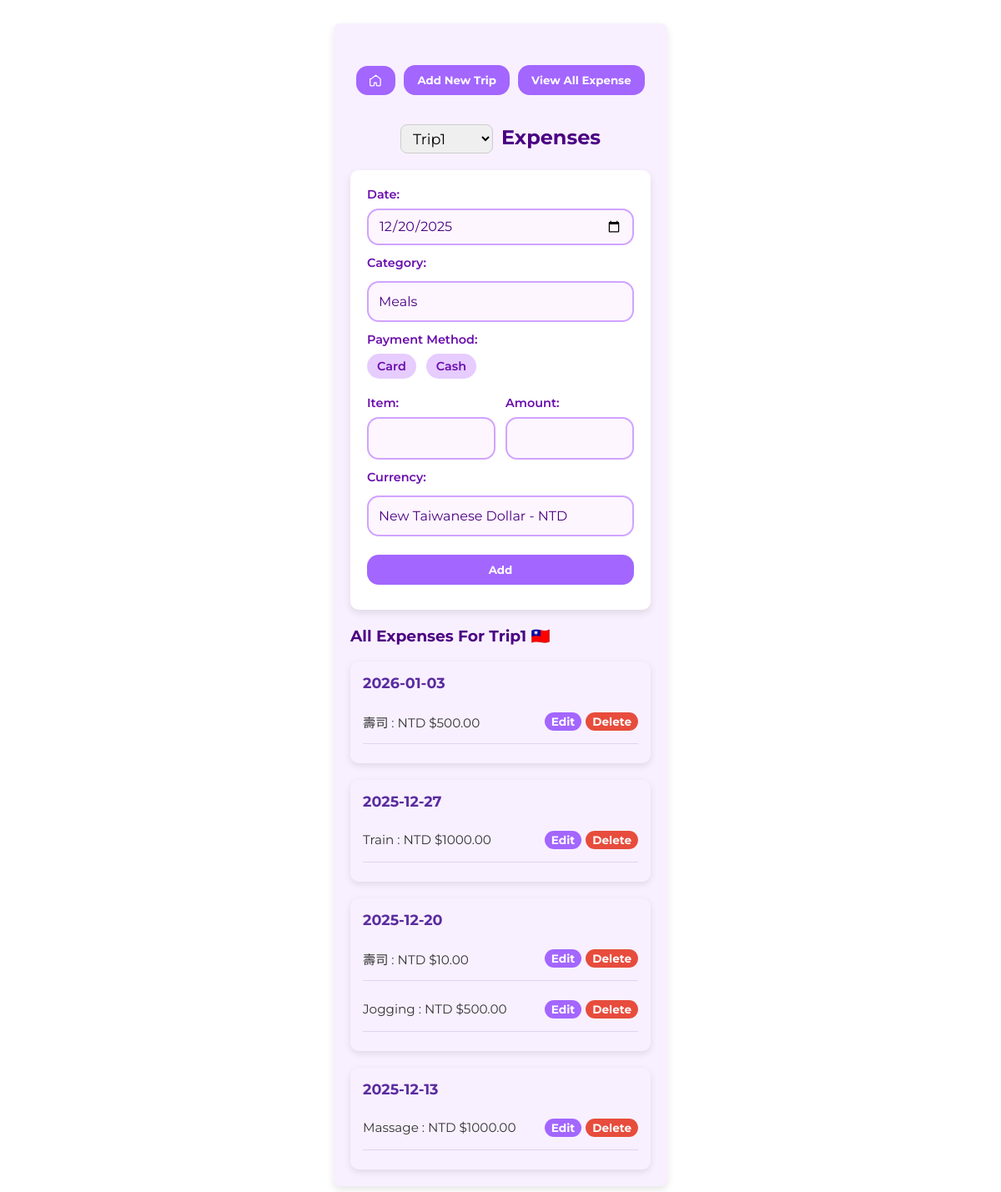
The app's page /newExpense?trip_id=1 (signed in) with its own data.
### tables this page shows
CREATE TABLE trips (
                id INTEGER PRIMARY KEY,
                trip_name TEXT UNIQUE,
                start_date TEXT,
                end_date TEXT,
                
                country_id INTEGER,
                FOREIGN KEY(country_id) REFERENCES countries(id)
            );

CREATE TABLE paymentMethods (
                id INTEGER PRIMARY KEY,
                method_name TEXT UNIQUE
            );

CREATE TABLE expenses (
                     id INTEGER PRIMARY KEY, 
                     purchase_date TEXT,
                     item TEXT, 
                     amount REAL,
                     
                     currency_id INTEGER,
                     method_id INTEGER, 
                     category_id INTEGER,
                     trip_id INTEGER,
                  
                     FOREIGN KEY(currency_id) REFERENCES currencies(id),
                     FOREIGN KEY(method_id) REFERENCES paymentMethods(id),
                     FOREIGN KEY(category_id) REFERENCES categories(id),
                     FOREIGN KEY(trip_id) REFERENCES trips(id)
                    );

CREATE TABLE currencies (
                     id INTEGER PRIMARY KEY, 
                     code TEXT UNIQUE, 
                     currency_name TEXT,
                     symbol TEXT,
                     is_base INTEGER DEFAULT 0
                    );

### app.py (the view, shortened to what this page needs)
@app.route('/newExpense', methods=['GET', 'POST'])
@login_required
def newExpense():
    with sqlite3.connect(DB_FILE) as conn:
        c = conn.cursor()
        errors = False
        trips = []
        row = []
        categories_list = []
        paymentMethods_list = []
        currencies_list = []
        all_expenses = []
        category = ''
        payment_method = ''
        item = ''
        amount_str = ''
        currency = ''
        c.execute('SELECT id, trip_name FROM trips ORDER BY start_date')
        trips = [{'id': r[0], 'trip_name': r[1]} for r in c.fetchall()]
        trip_id = request.args.get('trip_id', type=int)
        if request.method == 'POST':
            flash("Please select a trip before add a new expense!", "error")
        if trip_id:
            c.execute('''
                    SELECT t.trip_name, t.start_date, c.country_code
                    FROM trips t
                    JOIN countries c ON t.country_id = c.id
                    WHERE t.id=?
            ''', (trip_id,))
            row = c.fetchone()
            if row:
                row = {
                    'trip_name': row[0],
                    'start_date': row[1],
                    'country_code': row[2],
                    'flag': country_flag(row[2])
                }
            else:
                trip_name = start_date = trip_flag = None
            c.execute('SELECT * FROM categories')
            categories_list = c.fetchall()
            c.execute('SELECT * FROM paymentMethods')
            paymentMethods_list = c.fetchall()
            c.execute('SELECT * FROM currencies')
            currencies_list = c.fetchall()
        if trip_id:
            c.execute('''
                SELECT e.id, e.purchase_date, c.cat_name, e.item, e.amount, cu.code, cu.symbol
                FROM expenses e
                JOIN categories c ON e.category_id = c.id
                JOIN currencies cu ON e.currency_id = cu.id
                WHERE trip_id = ?
                ORDER BY e.purchase_date DESC
            ''', (trip_id,))
            rows = c.fetchall()
            for e in rows:
                all_expenses.append({
                'id': e[0],
                'purchase_date': e[1],
                'category': e[2],
                'item': e[3],
                'amount': e[4],
                'code': e[5],
                'symbol': e[6]
                })
        grouped_expenses = {}
        for e in all_expenses:
            date = e['purchase_date']
            grouped_expenses.setdefault(date, []).append(e)
    return render_template(
        'newExpense.html',
        errors=errors,
        selected_trip=trip_id,
        row=row,
        trips=trips,
        grouped_expenses=grouped_expenses,
        categories_list=categories_list,
        paymentMethods_list=paymentMethods_list,
        currencies_list=currencies_list,
        entered_category=category,
        entered_paymentMethod=payment_method,
        entered_item=item,
        entered_amount_str=amount_str,
        entered_currency=currency
    )

### app.py (called while the page is built)
def login_required(f):
    @wraps(f)
    def wrapper(*args, **kwargs):
        if 'user_id' not in session:
            return redirect(url_for('login', next=request.path))
        return f(*args, **kwargs)
    return wrapper

def country_flag(code):
    if not code or len(code) != 2:
        return ''
    return chr(0x1F1E6 + ord(code[0].upper()) - 65) + \
           chr(0x1F1E6 + ord(code[1].upper()) - 65)

### templates/newExpense.html (shortened to what this page needs)
<!DOCTYPE html>
<html lang="en">
<head>
    <link rel="stylesheet" href="{{ url_for('static', filename='style.css') }}">
</head>
<body>
    <div class="container">
        <div class="button-row">
            <a href="{{ url_for('index') }}">
                <button class="btn btn-home">
                    <svg xmlns="http://www.w3.org/2000/svg" class="icon" fill="none" viewBox="0 0 24 24" stroke="currentColor">
                        <path stroke-linecap="round" stroke-linejoin="round" stroke-width="2"
                            d="M3 9l9-7 9 7v11a2 2 0 0 1-2 2h-4a2 2 0 0 1-2-2v-4H9v4a2 2 0 0 1-2 2H3a2 2 0 0 1-2-2V9z"/>
                    </svg>
                </button>
            </a>
            <a href="{{ url_for('tripSelection') }}">
                <button type="button" class="btn btn-equal">Add New Trip</button>
            </a>
            <a href="{{ url_for('viewExpense') }}">
                <button type="button" class="btn btn-equal">View All Expense</button>
            </a>
        </div>
        <form method="GET" id="trip-dropdown" class="trip-header">
            <select name="trip_id" onchange="this.form.submit()">
                {% for trip in trips %}
                    <option value="{{ trip.id }}" {% if selected_trip == trip.id %}selected{% endif %}>
                    {{ trip.trip_name|title }}
                    </option>
                {% endfor %}
            </select>
            <span class="trip-label">Expenses</span>
        </form>
        <form method="POST" class="form-box">
            <label>Date:</label>
            <input type="date" name="purchase_date" class="input-field"
                    value="{{ row.start_date or '' }}">
            <label>Category:</label>
            <select name="category" class="input-field">
                {% for category in categories_list %}
                <option value="{{ category[1] }}"
                    {% if category[1] == entered_category|default('') %} selected {% endif %}>
                    {{ category[1]|title }}
                </option>
                {% endfor %}
            </select>
            <label>Payment Method:</label>
            <div class="payment-methods">
                {% for paymentMethod in paymentMethods_list %}
                <label class="payment-option">
                    <span>{{ paymentMethod[1]|title }}</span>
                </label>
                {% endfor %}
            </div>
            <div class="item-amount-group">
                <div class="field">
                    <label>Item:</label>
                    <input type="text" name="item" class="input-field"
                        value="{{ entered_item|default('') }}">
                </div>
                <div class="field">
                    <label>Amount:</label>
                    <input type="number" step="0.01" name="amount" class="input-field"
                        value="{{ entered_amount_str|default('') }}">
                </div>
            </div>
            <label>Currency:</label>
            <select name="currency" class="input-field">
                {% for currency in currencies_list %}
                <option name="currency" value="{{ currency[1] }}"
                    {% if currency[1] == entered_currency|default('') %} selected {% endif %}>
                    {{ currency[2] }} - {{ currency[1] }}
                </option>
                {% endfor %}
            </select>
            <button type="submit" class="btn btn-submit">Add</button>
        </form>
        {% if grouped_expenses %}
        <h3>All Expenses For {{ row.trip_name|title }} {{ row.flag }}</h3>
            <div class="categories-container">
                {% for date, expenses in grouped_expenses.items() %}
                    <div class="category-card">
                        <h3 class="category-title">{{ date }}</h3>
                        <ul class="expense-list">
                            {% for e in expenses %}
                                <li class="expense-row">
                                    <span class="expense-text">
                                        {{ e.item|capitalize }} : {{ e.code }} {{ e.symbol }}{{ "%.2f"|format(e.amount) }}
                                    </span>
                                    <div class="expense-buttons">
                                        <a href="{{ url_for('editExpense', trip_id=selected_trip, expense_id=e.id, next=request.path) }}" class="btn btn-submit btn-small">
                                            Edit
                                        </a>
                                        <button type="button"
                                                class="btn btn-delete-expense btn-small"
                                                data-id="{{ e.id }}"
                                                data-item="{{ e.item }}">
                                            Delete
                                        </button>
                                    </div>
                                </li>
                            {% endfor %}
                        </ul>
                    </div>
                {% endfor %}
            </div>
        {% else %}
            <p>No Expense for this trip.</p>
        {% endif %}
    </div>
</body>
</html>

### static/style.css (style rules this page uses)
* { box-sizing: border-box; }
body { background-color: #fff; font-family: 'Montserrat', sans-serif; color: #4B0082; display: flex; justify-content: center; padding: 20px; }
button, input, select, textarea { font-family: inherit; }
.container { width: 100%; max-width: 400px; background-color: #f8f0ff; padding: 20px; border-radius: 8px; box-shadow: 0 4px 10px rgba(0, 0, 0, 0.1); box-sizing: border-box; }
.form-box { display: flex; flex-direction: column; margin-bottom: 20px; }
label { margin-bottom: 10px; display: block; width: 100%; }
input, select { border-radius: 8px; border: 1px solid #ccc; }
select { padding: 8px; margin-top: 5px; }
.input-field, select.input-field { width: 100%; padding: 14px 12px; font-size: 1em; border-radius: 14px; border: 2px solid #d1a3ff; background-color: #fdf6ff; color: #4B0082; box-sizing: border-box; }
select.input-field { appearance: none; -webkit-appearance: none; -moz-appearance: none; }
.input-field::placeholder { color: #b28cff; }
.form-box label { font-size: 0.9em; font-weight: 600; color: #6a0dad; margin-bottom: 8px; }
.form-box label + select, .form-box label + input { margin-bottom: 12px; }
.form-box { background-color: #fff; padding: 20px; border-radius: 10px; box-shadow: 0 4px 10px rgba(0,0,0,0.1); max-width: 500px; margin: 20px auto; }
input[type="date"] { width: 100%; max-width: 100%; min-width: 0; box-sizing: border-box; appearance: none; -webkit-appearance: none; -moz-appearance: none; display: block; }
input[type="date"].input-field { height: 44px; line-height: 1.2; }
.trip-header { display: flex; justify-content: center; align-items: center; font-size: 1.5rem; font-weight: bold; gap: 10px; margin: 20px 0; }
.trip-header select { font-size: 1.1rem; padding: 5px 10px; }
.trip-label { font-size: 1.5rem; }
.payment-methods { display: flex; gap: 12px; flex-wrap: wrap; margin-bottom: 12px; }
.payment-option { width: auto; display: block; align-items: center; cursor: pointer; background-color: #e6ccff; padding: 6px 12px; border-radius: 20px; transition: background-color 0.2s; }
.payment-option span { pointer-events: none; }
.item-amount-group { display: flex; gap: 12px; flex-wrap: wrap; }
.item-amount-group .field { flex: 1; }
.btn { background-color: #a366ff; color: white; border: none; padding: 10px 18px; margin: 10px 0; border-radius: 14px; cursor: pointer; font-weight: bold; text-decoration: none; white-space: nowrap; text-align: center; display: inline-block; }
.btn-delete-expense { background-color: #e74c3c; }
.btn-submit { width: 100%; }
.btn-small { font-size: 0.85rem; padding: 3px 8px; border-radius: 14px; }
.button-row { display: flex; gap: 10px; justify-content: center; align-items: center; margin-top: 20px; }
.btn-home { padding: 10px 16px; display: flex; align-items: center; justify-content: center; }
.btn-home .icon { width: 15px; height: 15px; }
.btn-equal { flex: 1; padding: 10px 16px; }
.expense-buttons { display: flex; gap: 5px; }
.categories-container { display: flex; flex-wrap: wrap; gap: 20px; }
.category-card { width: 100%; background-color: #f8f0ff; padding: 15px; border-radius: 10px; box-shadow: 0 3px 8px rgba(0,0,0,0.1); }
.category-title { margin-top: 0; margin-bottom: 10px; font-size: 1.1rem; color: #5a2ca0; }
.expense-list { list-style: none; padding: 0; margin: 0; }
.expense-row { display: flex; justify-content: space-between; align-items: center; margin-bottom: 8px; padding: 5px 0; border-bottom: 1px solid #e0d4f0; }
.expense-text { font-size: 0.95rem; color: #333; }

### records on screen
trips: purchase_date "12/20/2025", trip_name "Trip1"
paymentMethods: method_name "Card"
paymentMethods: method_name "Cash"
expenses: purchase_date "2026-01-03", item "壽司", code "NTD", symbol "$", amount "500.00"
expenses: purchase_date "2025-12-27", item "Train", code "NTD", symbol "$", amount "1000.00"
expenses: purchase_date "2025-12-20", item "壽司", code "NTD", symbol "$", amount "10.00"
expenses: item "Jogging", code "NTD", symbol "$", amount "500.00"
expenses: purchase_date "2025-12-13", item "Massage", code "NTD", symbol "$", amount "1000.00"

### other values on screen
{{ row.flag }} "🇹🇼"
form field trip_id "Trip1"
form field category "Meals"
form field currency "New Taiwanese Dollar - NTD"
